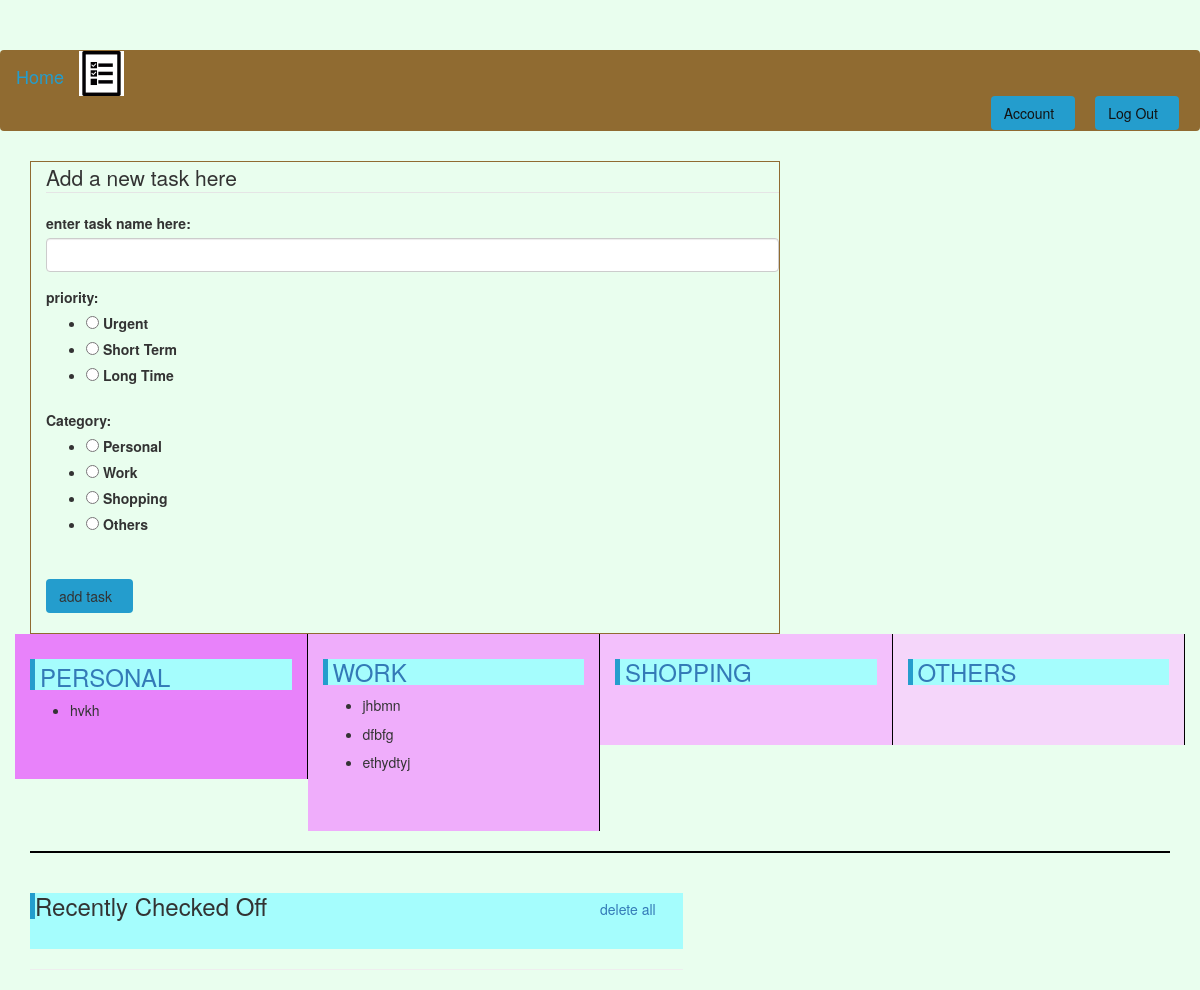
The page /home (signed in) on the database as committed earlier.
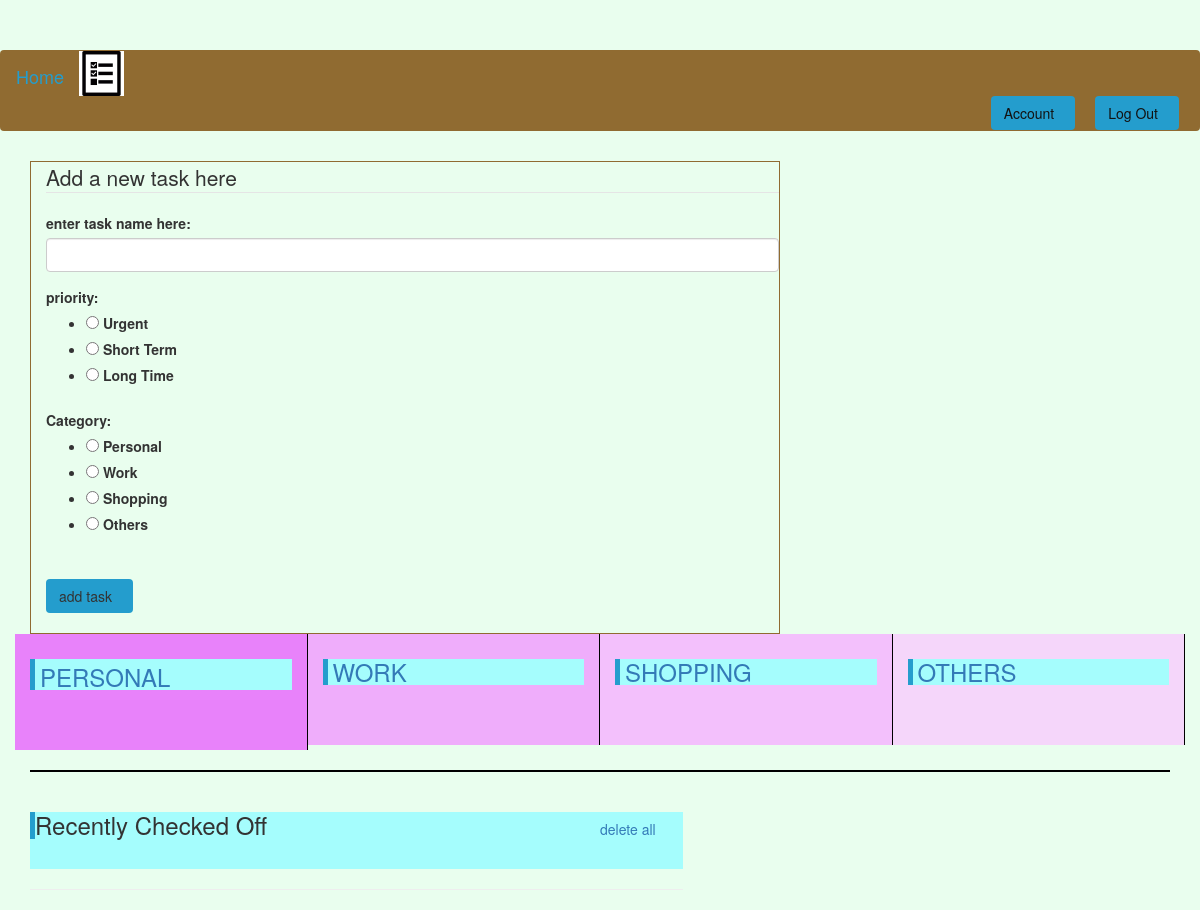
The same page on the database as committed later.
### todo/models.py (models this page shows)
class Task(db.Model):
	id = db.Column(db.Integer, primary_key = True)
	name = db.Column(db.String(20), unique = True, nullable = False)
	priority = db.Column(db.Integer, default = 0)
	category = db.Column(db.Integer, nullable = False)
	status = db.Column(db.Integer, default = 0)
	user_id = db.Column(db.Integer, db.ForeignKey('user.id'), nullable = False)

### todo/routes.py (the view, shortened to what this page needs)
@app.route('/')
@app.route('/home', methods = ['POST', 'GET'])
@login_required
def home():
	form = TaskForm()
	list1 = Task.query.filter_by(category = 1, status = 1)
	list2 = Task.query.filter_by(category = 2, status = 1)
	list3 = Task.query.filter_by(category = 3, status = 1)
	list4 = Task.query.filter_by(category = 4, status = 1)
	list5 = Task.query.filter_by(status = 2)
	empty = 0
	if not list5:
		empty = 1
	return render_template('home.html', form = form, list1 = list1, list2 = list2, list3 = list3, list4 =list4, list5 = list5, empty = empty)

### todo/forms.py
class TaskForm(FlaskForm):
	title = StringField('enter task name here:', validators=[DataRequired(), Length(min=2, max=20)])
	category = RadioField('Category:', choices = [('1','Personal'),('2','Work'),('3','Shopping'),('4','Others')])
	priority = RadioField('priority:', choices = [('1','Urgent'),('2','Short Term'),('3','Long Time')])
	submit = SubmitField('add task')

### todo/models.py (called while the page is built)
@login_manager.user_loader
def load_user(user_id):
	return User.query.get(int(user_id))

### todo/templates/home.html (shortened to what this page needs)
{% extends "layout.html" %}
{% block content %}
<div class="row">
	<div class="col-md-8" >
		<div class="task-add" style="border-width: 0.3px; border-color: #906B31;border-style: groove; ">
		<form method="POST" action="" style="padding-left: 15px; padding-bottom: 5px;">
			<fieldset class="form-group">
				<legend class="border-bottom mb-4">Add a new task here</legend>
				<div class="form-group" >
					{{ form.title.label(class="form-control-label") }}
					{{ form.title(class="form-control form-control-lg") }}
				</div>
				<div class="form-group" >
					{{ form.priority.label(class="form-control-label") }}
					{{ form.priority }}
				</div>
				<div class="form-group" style="padding-top: 5px;">
					{{ form.category.label(class="form-control-label") }}
					{{ form.category }}
				</div>
			</fieldset>
			<div class="form-group" style="padding-top: 10px;">
				{{ form.submit(class="btn btn-outline-info") }}
			</div>
		</form>
	</div>
</div>
</div>
<div class="row">
	<div class="col-md-3" style="background-color: #E882FA; padding-top: 5px; border-right: 1px solid black; padding-bottom: 50px;">
		<div style="background-color: #A5FDFD;"><a href="{{ url_for('list', catname = 1) }}"><h3 style="border-left: 5px solid #249DCD; padding-left: 5px; padding-top: 5px;">PERSONAL</h3></a></div>
		<ul>
			{% for task in list1 %}
				<li> <h5>{{ task.name }}</h5></li>
			{% endfor %}
		</ul>
	</div>
	<div class="col-md-3" style="background-color: #EFADFB; padding-top: 5px; border-right: 1px solid black; padding-bottom: 50px;">
		<div style="background-color: #A5FDFD;"><a href="{{ url_for('list', catname = 2) }}"><h3 style="border-left: 5px solid #249DCD; padding-left: 5px;">WORK</h3></a></div>
		<ul>
			{% for task in list2 %}
				<li> <h5>{{ task.name }}</h5></li>
				{% endfor %}
		</ul>
	</div>
	<div class="col-md-3" style="background-color: #F3C0FC; padding-top: 5px; border-right: 1px solid black; padding-bottom: 50px;">
		<div title="view full list" style="background-color: #A5FDFD;"><a title="view full list" href="{{ url_for('list', catname = 3) }}"><h3 style="border-left: 5px solid #249DCD; padding-left: 5px;">SHOPPING</h3></a>
		</div>
	</div>
	<div class="col-md-3" style="background-color: #F5D6FA; padding-top: 5px; border-right: 1px solid black; padding-bottom: 50px;">
		<div style="background-color: #A5FDFD;"><a href="{{ url_for('list', catname = 4) }}"><h3 style="border-left: 5px solid #249DCD; padding-left: 5px;">OTHERS</h3></a></div>
	</div>
</div>
<hr style="border: 1px solid black;">
<div class="row">
	<div class="col-md-7">
		<div style="background-color: #A5FDFD;"><h3 style="border-left: 5px solid #249DCD; padding left: 5px;">Recently Checked Off</h3></a>
			{% if not empty %}
			<a style="position:relative; left:570px;
			bottom: 30px;" href="{{ url_for('clear') }}">delete all</a>
			{% endif %}
		</div>
		<hr>
{% endblock content %}

### todo/templates/layout.html (shortened to what this page needs)
<!DOCTYPE html>
<html lang="en" dir="ltr">
  <head>
    <link rel="stylesheet" href="https://maxcdn.bootstrapcdn.com/bootstrap/3.3.7/css/bootstrap.min.css">
    <link rel="stylesheet" href="https://maxcdn.bootstrapcdn.com/bootstrap/3.4.1/css/bootstrap.min.css">
    <link rel="stylesheet" href="https://use.fontawesome.com/releases/v5.7.0/css/all.css">
    <link rel="stylesheet" type="text/css" href="{{ url_for('static', filename='main.css') }}">
  </head>
  <body>
    <header class="site-header">
      <nav class="navbar navbar-light" style="background-color: #906B31;">
        <img src="{{ url_for('static', filename='use.png') }}">
        <a class="navbar-brand" href="{{ url_for('home') }}">Home</a>
        <div class="collapse navbar-collapse" id="navbarNav">
          <ul class="nav navbar-nav navbar-right">
            {% if current_user.is_authenticated %}
              <li class="nav-item" style="padding-right: 20px;">
                <button class="btn"data-toggle="popover" title="Account info"><a class="account-link" href="{{ url_for('account') }}" >Account</a></button>
              </li>
              <li class="nav-item" style="padding-right: 20px;">
                <button class="btn"data-toggle="popover" title="logout"><a class="account-link" href="{{ url_for('logout') }}" >Log Out</a></button>
              </li>
            {% endif %}
          </ul>
        </div>
      </nav>
    </header>
    <main role="main" class="container">
      <div class="content">
        {% block content %}{% endblock %}
      </div>
    </main>
  </body>
</html>

### todo/static/main.css (style rules this page uses)
body { background-color: #E9FEEE; color: #333333; margin-top: 5rem; }
.account-link { color: #121212; }
.navbar-brand { color: #249DCD ; }
.btn { padding-right: 20px; background-color: #249DCD ; opacity: 1; transition: 1s; border-style: double; }

Rows that differ between the two databases and show on the page:
removed Task: name "hvkh", shown under "PERSONAL"
removed Task: name "jhbmn", shown under "WORK"
removed Task: name "dfbfg", shown under "WORK"
removed Task: name "ethydtyj", shown under "WORK"
